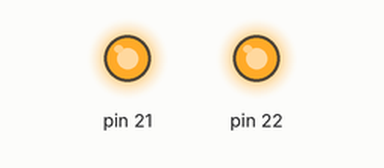
This sketch was run on a simulated Arduino Mega 2560, built with avr-gcc and run on an emulated ATmega2560. Shown: output pins drawn as LEDs (lit = HIGH).

Above: at 0.9 s.
At 5.4 s:
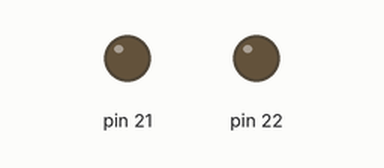
Timing chart, 0 to 6.9 s (numbered marks = the images above):
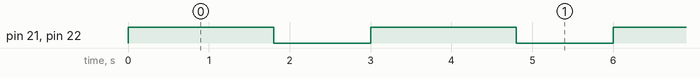

The sketch:

digitalWrite.ino
```cpp
void setup() {

  pinMode(22, OUTPUT);
  pinMode(21, OUTPUT);
}

void loop() {
  digitalWrite(22, HIGH);
  digitalWrite(21, HIGH);
  delay(1800);
  digitalWrite(22, LOW);
  digitalWrite(21, LOW);
  delay(1200);
}
```

Measured:
- by itself, pin 21, pin 22: alternates HIGH for 1.8 s and LOW for 1.2 s
